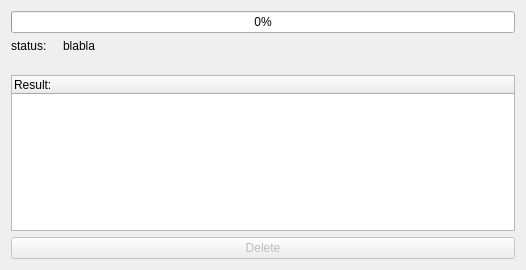
<?xml version="1.0" encoding="UTF-8"?>
<ui version="4.0">
 <class>SearcherDialog</class>
 <widget class="QDialog" name="SearcherDialog">
  <property name="geometry">
   <rect>
    <x>0</x>
    <y>0</y>
    <width>526</width>
    <height>270</height>
   </rect>
  </property>
  <property name="windowTitle">
   <string>Dialog</string>
  </property>
  <layout class="QVBoxLayout" name="verticalLayout">
   <item>
    <widget class="QProgressBar" name="progressBar">
     <property name="enabled">
      <bool>true</bool>
     </property>
     <property name="layoutDirection">
      <enum>Qt::LeftToRight</enum>
     </property>
     <property name="autoFillBackground">
      <bool>false</bool>
     </property>
     <property name="value">
      <number>0</number>
     </property>
     <property name="invertedAppearance">
      <bool>false</bool>
     </property>
    </widget>
   </item>
   <item>
    <layout class="QVBoxLayout" name="verticalLayout_2">
     <item>
      <layout class="QHBoxLayout" name="horizontalLayout">
       <item>
        <widget class="QLabel" name="statusLabel">
         <property name="sizePolicy">
          <sizepolicy hsizetype="Fixed" vsizetype="Fixed">
           <horstretch>0</horstretch>
           <verstretch>50</verstretch>
          </sizepolicy>
         </property>
         <property name="minimumSize">
          <size>
           <width>0</width>
           <height>30</height>
          </size>
         </property>
         <property name="text">
          <string>status:</string>
         </property>
         <property name="alignment">
          <set>Qt::AlignLeading|Qt::AlignLeft|Qt::AlignTop</set>
         </property>
        </widget>
       </item>
       <item>
        <spacer name="horizontalSpacer">
         <property name="orientation">
          <enum>Qt::Horizontal</enum>
         </property>
         <property name="sizeType">
          <enum>QSizePolicy::Fixed</enum>
         </property>
         <property name="sizeHint" stdset="0">
          <size>
           <width>10</width>
           <height>0</height>
          </size>
         </property>
        </spacer>
       </item>
       <item>
        <widget class="QLabel" name="statusDescription">
         <property name="sizePolicy">
          <sizepolicy hsizetype="Preferred" vsizetype="Fixed">
           <horstretch>0</horstretch>
           <verstretch>0</verstretch>
          </sizepolicy>
         </property>
         <property name="minimumSize">
          <size>
           <width>0</width>
           <height>30</height>
          </size>
         </property>
         <property name="maximumSize">
          <size>
           <width>16777215</width>
           <height>50</height>
          </size>
         </property>
         <property name="text">
          <string>blabla</string>
         </property>
         <property name="alignment">
          <set>Qt::AlignLeading|Qt::AlignLeft|Qt::AlignTop</set>
         </property>
        </widget>
       </item>
      </layout>
     </item>
    </layout>
   </item>
   <item>
    <widget class="QTreeWidget" name="resulTree">
     <property name="sizePolicy">
      <sizepolicy hsizetype="Expanding" vsizetype="Expanding">
       <horstretch>0</horstretch>
       <verstretch>0</verstretch>
      </sizepolicy>
     </property>
     <column>
      <property name="text">
       <string notr="true">Result:</string>
      </property>
     </column>
    </widget>
   </item>
   <item>
    <widget class="QPushButton" name="deleteBtn">
     <property name="enabled">
      <bool>false</bool>
     </property>
     <property name="text">
      <string>Delete</string>
     </property>
    </widget>
   </item>
  </layout>
 </widget>
 <resources/>
 <connections/>
</ui>
